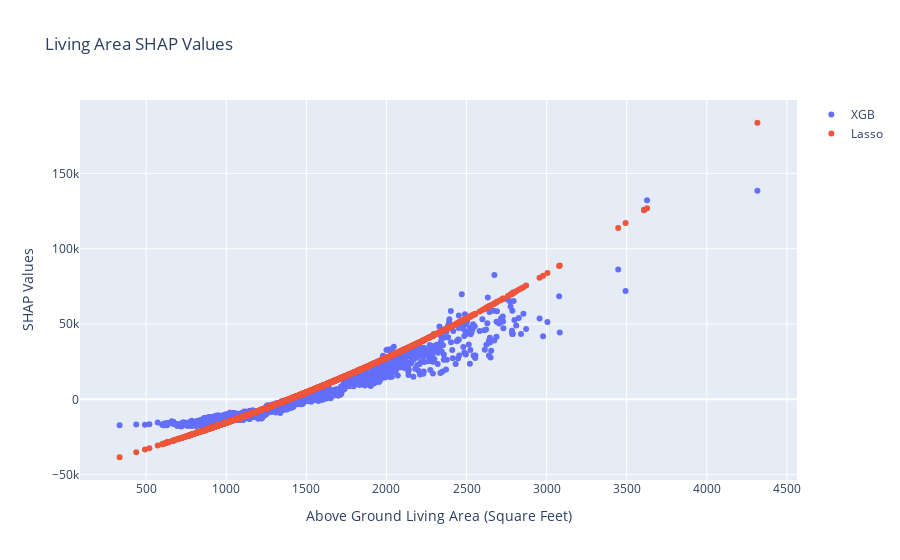

Notebook code for this chart:
### Code cell
import plotly.graph_objs as go

trace1 = go.Scatter(
    x= X.GrLivArea,
    y=shap_values_df_xgb_o.GrLivArea,
    mode='markers',
    name='XGB'
)
trace2 = go.Scatter(
    x= X.GrLivArea,
    y= dollar_shap_values_lasso_comb.GrLivArea,
    mode='markers',
    name='Lasso'
)

# Create the layout
layout = go.Layout(
    title='Living Area SHAP Values',
    xaxis=dict(title='Above Ground Living Area (Square Feet)'),
    yaxis=dict(title='SHAP Values'),
)

fig = go.Figure(data=[trace1, trace2], layout=layout)

fig.show()

### Figure 1 — Plotly figure (JSON) as saved in the notebook; plotly's stock layout.template omitted (floating-point values rounded to 4 significant figures; data arrays with more than 128 entries replaced by an {"elided": "..."} marker saying what was removed)
{"data": [{"mode": "markers", "name": "XGB", "type": "scatter", "x": {"elided": "2333 int values"}, "y": {"elided": "2333 float values"}}, {"mode": "markers", "name": "Lasso", "type": "scatter", "x": {"elided": "2333 int values"}, "y": {"elided": "2333 float values"}}], "layout": {"title": {"text": "Living Area SHAP Values"}, "xaxis": {"title": {"text": "Above Ground Living Area (Square Feet)"}}, "yaxis": {"title": {"text": "SHAP Values"}}}}
